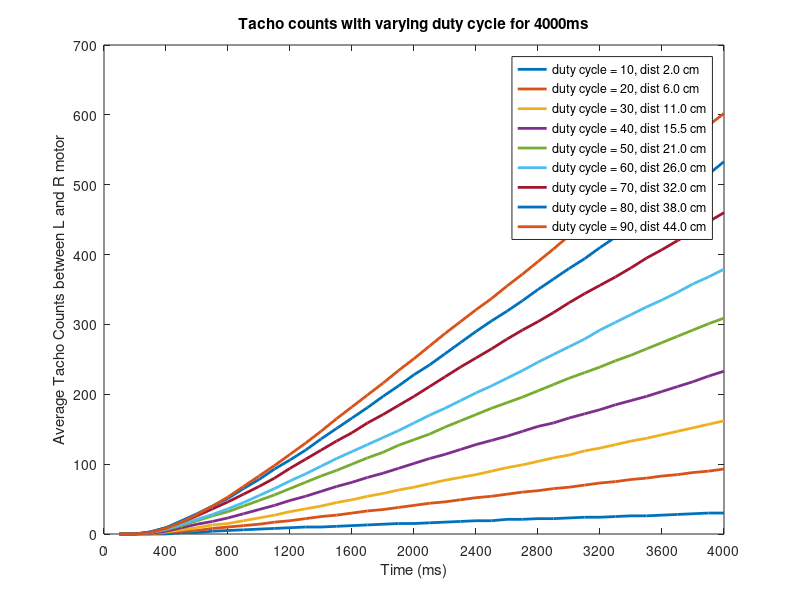

MATLAB code for this plot:
% Graph for varying the duty cycle. each data point is the tacho count at
% at constant time interval of 100ms
clear; clc

data = [
[0 0 0 0 2 2 4 5 6 7 8 9 10 10 11 12 13 14 15 15 16 17 18 19 19 21 21 22 22 23 24 24 25 26 26 27 28 29 30 30]
[0 0 0 2 4 5 8 10 12 14 17 19 22 25 27 30 33 35 38 41 44 46 49 52 54 57 60 62 65 67 70 73 75 78 80 83 85 88 90 93]
[0 0 1 3 6 9 13 15 19 23 27 32 36 40 45 49 54 58 63 67 72 77 81 85 90 95 99 104 109 113 119 123 128 133 137 142 147 152 157 162 ]
[0 0 1 4 9 14 18 23 29 35 41 48 54 61 68 74 81 87 94 101 108 114 121 128 134 140 147 154 159 166 172 178 185 191 197 204 211 218 226 233 ]
[0 0 2 6 12 19 26 32 40 48 56 65 74 83 91 100 109 117 127 135 143 153 162 171 180 188 196 205 214 223 231 239 248 256 265 274 283 292 301 309 ]
[0 0 2 7 14 21 28 36 45 55 65 76 86 97 108 118 128 138 148 159 170 180 191 202 212 223 234 246 257 268 279 292 303 314 325 335 346 358 368 379 ]
[0 0 3 9 17 26 36 46 57 68 80 94 107 120 133 145 159 171 184 197 211 225 239 252 265 279 292 304 317 331 344 356 368 381 395 407 420 433 447 460 ]
[0 0 3 9 19 29 40 51 65 78 93 106 120 136 151 166 181 197 212 228 242 258 274 290 305 319 334 350 365 380 394 410 425 440 455 470 485 501 515 533 ]
[0 0 2 8 17 28 40 53 68 83 98 114 130 147 165 182 199 216 234 251 269 287 304 321 337 355 372 390 408 427 446 464 480 498 515 532 550 567 585 602 ]
];


dist = [2,6,11,15.5,21,26,32,38,44];
duty = [10,20,30,40,50,60,70,80,90];
[~,m] = size(data);
[~,n] = size(dist);
labels = cell(n,1);
% XTickLabels = cell(n,1);
for i=1:n
    labels{i} = sprintf('duty cycle = %d, dist %.1f cm', duty(i), dist(i));
end

for i=1:11
    XTickLabels{i} = sprintf('%d', (i-1)*400);
end

plot (data', 'Linewidth', 2)
title('Tacho counts with varying duty cycle for 4000ms');
set(gca, 'Xtick', 0:4:40, 'XTickLabel', XTickLabels(1:end), 'XTickLabelRotation', 90)
xlabel('Time (ms)')
ylabel('Average Tacho Counts between L and R motor')
legend(labels, 'Location', 'best')
saveas(figure(1), 'duty_varying.jpg'); % Saves as a jpg
